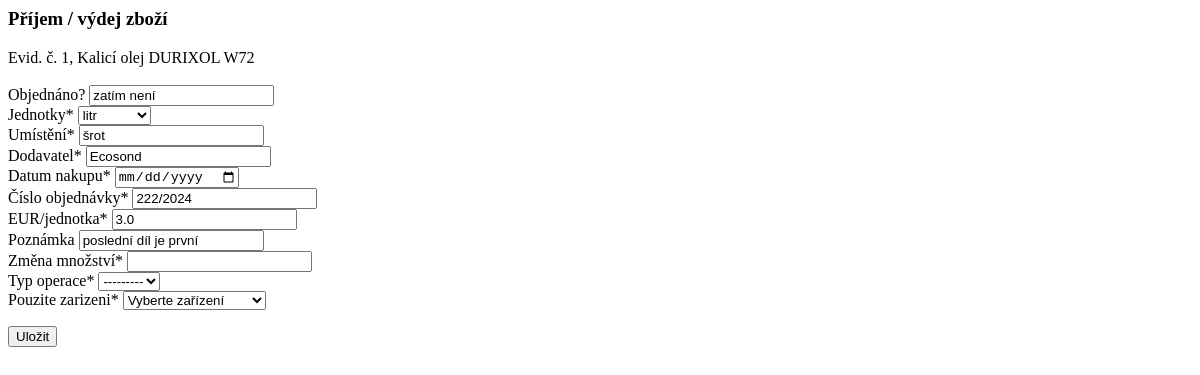
The page /sklad/1/create_audit_log/ (signed in) on the database as committed earlier.
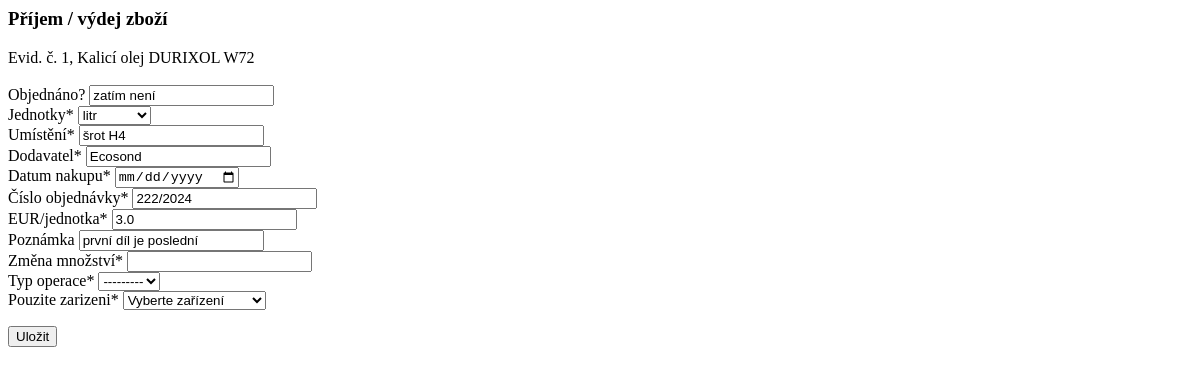
The same page on the database as committed later.
### hpm_sklad/models.py (models this page shows, shortened)
class Sklad(models.Model):
    class Meta:
        ordering = ["-evidencni_cislo"]
        verbose_name_plural = "Skladové položky"
    JEDNOTKY_CHOICES = [
        ('ks', 'kus'),
        ('kg', 'kilogram'),
        ('par', 'pár'),
        ('l', 'litr'),
        ('m', 'metr'),
        ('baleni', 'balení'),
    ]
    evidencni_cislo = models.AutoField(primary_key=True, verbose_name="Evidenční číslo")
    interne_cislo = models.IntegerField(null=True, verbose_name="Číslo karty")
    objednano = models.CharField(max_length=100, null=True, blank=True, verbose_name="Objednáno?")
    nazev_dilu = models.CharField(max_length=100, verbose_name="Název dílu")
    min_mnozstvi_ks = models.PositiveIntegerField(default=0, verbose_name="Minimum")
    mnozstvi_ks_m_l = models.IntegerField(default=0, validators=[MinValueValidator(0)], verbose_name="Množství")
    jednotky = models.CharField(max_length=10, choices=JEDNOTKY_CHOICES, default='ks', verbose_name="Jednotky")
    umisteni = models.CharField(max_length=25, verbose_name="Umístění")
    dodavatel = models.CharField(max_length=70, null=True, blank=True, verbose_name="Dodavatel")
    datum_nakupu = models.DateField(null=True, blank=True, verbose_name="Datum nákupu")
    cislo_objednavky = models.CharField(max_length=20, null=True, blank=True, verbose_name="Číslo objednávky")
    jednotkova_cena_eur = models.FloatField(default=0.0, validators=[MinValueValidator(0.0)], verbose_name="EUR/jednotka")
    celkova_cena_eur = models.FloatField(default=0.0, validators=[MinValueValidator(0.0)], verbose_name="Celkem EUR")
    poznamka = models.CharField(null=True, blank=True, max_length=200, verbose_name="Poznámka")
    ucetnictvi = models.BooleanField(default=True, verbose_name="Účetnictví")
    kriticky_dil = models.BooleanField(default=False, verbose_name="Kritický díl")
    hsh = models.BooleanField(default=False, verbose_name="HSH")
    tq8 = models.BooleanField(default=False, verbose_name="TQ8")
    tqf_xl1 = models.BooleanField(default=False, verbose_name="TQF XL1")
    tqf_xl2 = models.BooleanField(default=False, verbose_name="TQF XL2")
    dc_xl = models.BooleanField(default=False, verbose_name="DC XL")
    dac_xl1_2 = models.BooleanField(default=False, verbose_name="DAC XL1-2")
    dl_xl = models.BooleanField(default=False, verbose_name="DL XL")
    dac = models.BooleanField(default=False, verbose_name="DAC")
    lac_1 = models.BooleanField(default=False, verbose_name="LAC 1")
    lac_2 = models.BooleanField(default=False, verbose_name="LAC 2")
    ipsen_ene = models.BooleanField(default=False, verbose_name="IPSEN ENE")
    hsh_ene = models.BooleanField(default=False, verbose_name="HSH ENE")
    xl_ene1 = models.BooleanField(default=False, verbose_name="XL ENE1")
    xl_ene2 = models.BooleanField(default=False, verbose_name="XL ENE2")
    ipsen_w = models.BooleanField(default=False, verbose_name="IPSEN W")
    hsh_w = models.BooleanField(default=False, verbose_name="HSH W")
    kw = models.BooleanField(default=False, verbose_name="KW")
    kw1 = models.BooleanField(default=False, verbose_name="KW 1")
    kw2 = models.BooleanField(default=False, verbose_name="KW 2")
    kw3 = models.BooleanField(default=False, verbose_name="KW 3")
    mikrof = models.BooleanField(default=False, verbose_name="MIKROF")
    history = HistoricalRecords()
    def __str__(self):
        return "Evid. č. " + str(self.evidencni_cislo) + ", " + self.nazev_dilu

### hpm_sklad/views.py (the view)
# urls.py: path('sklad/<pk>/create_audit_log/', views.receipt_form_view, name='create_audit_log'),
@login_required
@permission_required('hpm_sklad.change_sklad', 'hpm_sklad.add_auditlog')
def receipt_form_view(request, pk):
    sklad_instance = get_object_or_404(Sklad, pk=pk)
    print(sklad_instance)
    print(request.method)
    if request.method == 'POST':
        sklad_receipt_form = SkladReceiptUpdateForm(request.POST, instance=sklad_instance)
        auditlog_create_form = AuditLogCreateForm(request.POST)
        print(f"POST data: {request.POST}")
        print(f"Form 1 valid: {sklad_receipt_form.is_valid()=}")
        print(f"Form 2 valid: {auditlog_create_form.is_valid()=}")
        if sklad_receipt_form.is_valid() and auditlog_create_form.is_valid():
            print("Úspěšná validace")
            updated_sklad = sklad_receipt_form.save()
            print("Uložen sklad")
            auditlog_instance = auditlog_create_form.save(commit=False)
            auditlog_instance.evidencni_cislo = updated_sklad.evidencni_cislo
            auditlog_instance.interne_cislo = updated_sklad.interne_cislo
            auditlog_instance.operaci_provedl = request.user
            auditlog_instance.datum_nakupu = updated_sklad.datum_nakupu
            auditlog_instance.save()
            print("Uložen audit_log")
            return redirect('audit_log')
    else:
        sklad_receipt_form = SkladReceiptUpdateForm(instance=sklad_instance)
        auditlog_create_form = AuditLogCreateForm()
    context = {
        'sklad_receipt_form': sklad_receipt_form,
        'auditlog_create_form': auditlog_create_form,
        'object': sklad_instance,
    }
    return render(request, 'hpm_sklad/create_audit_log.html', context)

### hpm_sklad/forms.py (shortened to what this page needs)
class SkladReceiptUpdateForm(forms.ModelForm):
    datum_nakupu = forms.DateField(
        widget=forms.DateInput(attrs={'type': 'date'}),
        required=True,
    )
    class Meta:
        model = Sklad
        fields = [
            "objednano", "jednotky", "umisteni", "dodavatel", "datum_nakupu",
            "cislo_objednavky", "jednotkova_cena_eur", "poznamka",
            ]
    def __init__(self, *args, **kwargs):
        super(SkladReceiptUpdateForm, self).__init__(*args, **kwargs)
        self.helper = FormHelper(self)
        self.helper.form_class = 'form-grid'
        self.helper.form_method = 'post'
        self.helper.layout = Layout(
            Div(
                *[Field(field) for field in self.Meta.fields],
                css_class='form-column'
            )
        )
        self.fields['dodavatel'].required = True
        self.fields['cislo_objednavky'].required = True

### hpm_sklad/models.py (called while the page is built)
    def __str__(self):
        return f"{self.zarizeni}: {self.umisteni}"

### hpm_sklad/templates/hpm_sklad/create_audit_log.html (shortened to what this page needs)
{% load static %}
{% load crispy_forms_tags %}
<h3>Příjem / výdej zboží</h3>
{{ object|truncatechars:70 }} <br><br>
<form method="post" action="{% url 'create_audit_log' object.evidencni_cislo %}" onsubmit="submitForm(event, this)">
    <div class="row">
        <div class="form-column">
            {% crispy sklad_receipt_form %}
        </div>
        <div class="form-column">
            {% crispy auditlog_create_form %}
        </div>
    </div>
    <button type="submit" class="button nav-item">Uložit</button>
</form>

Rows that differ between the two databases and show on the page:
changed Sklad "Evid. č. 1, Kalicí olej DURIXOL W72": umisteni "šrot" → "šrot H4"; poznamka "poslední díl je první" → "první díl je poslední"
